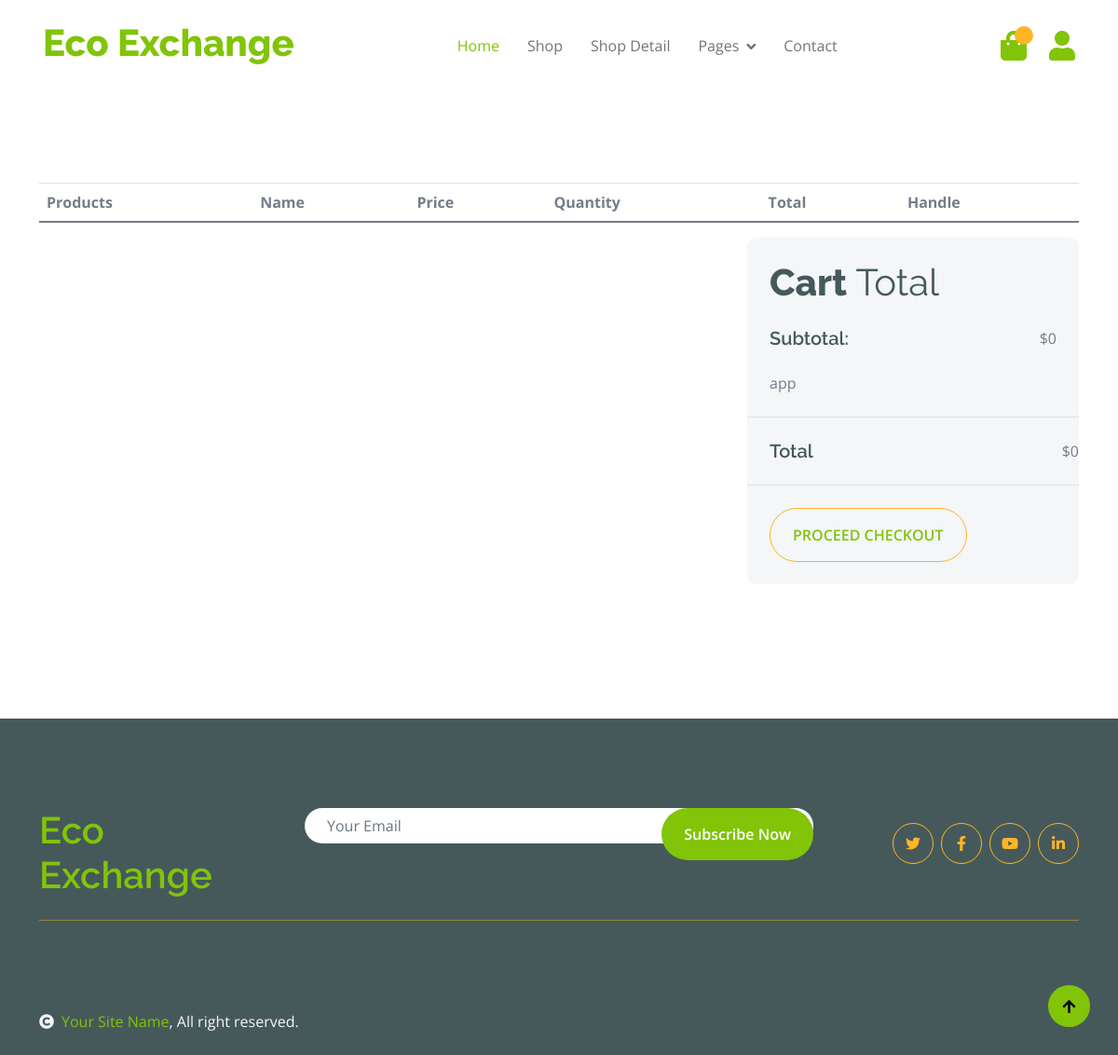
/cart_detail/ (signed in), run on an earlier commit of the app's database.
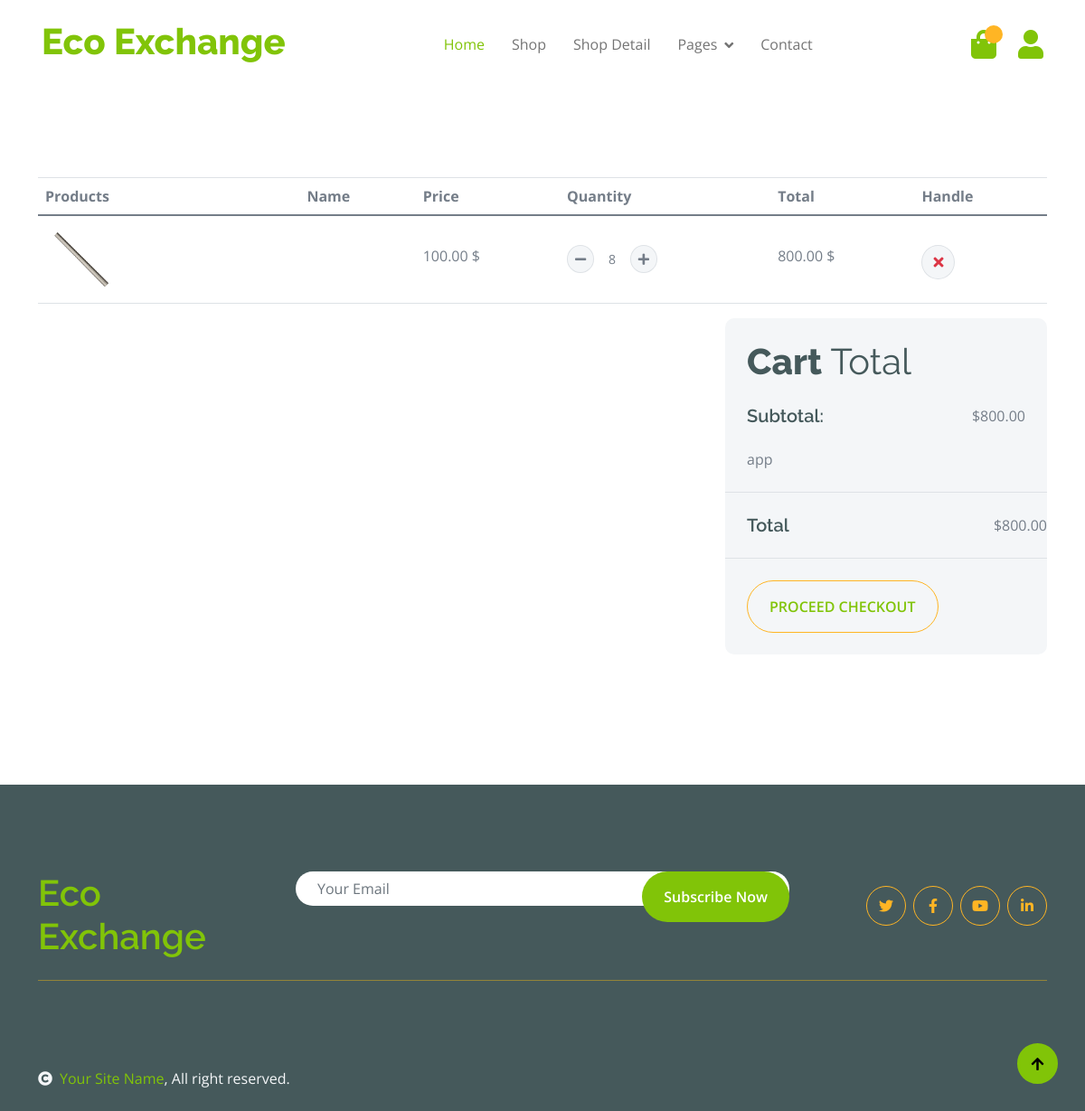
And on a later commit of the database.
### product/models.py (models this page shows, shortened)
class CartItem(models.Model):
    user = models.ForeignKey(Member, on_delete=models.CASCADE)
    product = models.ForeignKey(Product, on_delete=models.CASCADE)
    quantity = models.PositiveIntegerField(default=1)
    added_at = models.DateTimeField(auto_now_add=True)
    is_available = models.BooleanField(default=True)
    class Meta:
        unique_together = ('user', 'product')
    def __str__(self):
        return f"{self.quantity} of {self.product.product_name} for {self.user.username}"
    def get_total_price(self):
        return self.quantity * self.product.price

class Product(models.Model):
    CATEGORY_CHOICES = [
        ('PAPER', 'Paper'),
        ('PLASTIC', 'Plastic'),
        ('GLASS', 'Glass'),
        ('METAL', 'Metal'),
        ('ELECTRONICS', 'Electronics'),
        ('ORGANIC', 'Organic'),
        ('TEXTILES', 'Textiles'),
        ('BATTERIES', 'Batteries'),
        ('WOOD', 'Wood'),
        ('RUBBER', 'Rubber'),
        ('MIXED_MATERIALS', 'Mixed Materials'),
    ]
    product_id = models.AutoField(primary_key=True)
    product_name = models.CharField(max_length=255)
    product_description = models.TextField()
    image = models.ImageField(upload_to='img/')
    quantity = models.IntegerField()
    price = models.DecimalField(max_digits=10, decimal_places=2)
    category = models.CharField(max_length=50, choices=CATEGORY_CHOICES)
    user = models.ForeignKey(Member, on_delete=models.CASCADE)

### product/views.py (the view)
@login_required
def cart_detail(request):
    try:
        member = Member.objects.get(username=request.user.username)
    except Member.DoesNotExist:
        member = None
    if member:
        cart_items = CartItem.objects.filter(user=member)
        print("Cart items queryset:", cart_items.query)  # Print the SQL query for debugging
        print("Cart items:", list(cart_items))  # Print the cart items
        total_price = sum(item.get_total_price() for item in cart_items if item.is_available)
        print("Total price:", total_price)
    else:
        cart_items = []
        total_price = 0
        print("Member not found for the user")
    return render(request, 'product/cart_detail.html', {'cart_items': cart_items, 'total_price': total_price})

### product/templates/product/cart_detail.html (shortened to what this page needs)
{% extends 'product/base.html' %}
{% load static %}
{% block body %}
<div class="container-fluid py-5">
    <div class="container py-5">
        <div class="table-responsive">
            <table class="table">
                <thead>
                    <tr>
                        <th scope="col">Products</th>
                        <th scope="col">Name</th>
                        <th scope="col">Price</th>
                        <th scope="col">Quantity</th>
                        <th scope="col">Total</th>
                        <th scope="col">Handle</th>
                    </tr>
                </thead>
                <tbody id="cart-items">
                    {% for item in cart_items %}
                    <tr id="item-{{ item.id }}">
                        <th scope="row">
                            <div class="d-flex align-items-center">
                                <img src="{{ item.product.image.url }}" class="img-fluid me-5 rounded-circle" style="width: 80px; height: 80px;" alt="{{ item.product.name }}">
                            </div>
                        </th>
                        <td>
                        </td>
                        <td>
                            <p class="mb-0 mt-4">{{ item.product.price }} $</p>
                        </td>
                        <td>
                            <div class="input-group quantity mt-4" style="width: 100px;">
                                <div class="input-group-btn">
                                    <button class="btn btn-sm btn-minus rounded-circle bg-light border" data-action="decrement" data-item-id="{{ item.id }}">
                                        <i class="fa fa-minus"></i>
                                    </button>
                                </div>
                                <input type="text" class="form-control form-control-sm text-center border-0" value="{{ item.quantity }}" id="quantity-{{ item.id }}">
                                <div class="input-group-btn">
                                    <button class="btn btn-sm btn-plus rounded-circle bg-light border" data-action="increment" data-item-id="{{ item.id }}">
                                        <i class="fa fa-plus"></i>
                                    </button>
                                </div>
                            </div>
                        </td>
                        <td>
                            <p class="mb-0 mt-4" id="total-{{ item.id }}">{{ item.get_total_price }} $</p>
                        </td>
                        <td>
                            <button class="btn btn-md rounded-circle bg-light border mt-4" data-action="delete" data-item-id="{{ item.id }}">
                                <i class="fa fa-times text-danger"></i>
                            </button>
                        </td>
                    </tr>
                    {% endfor %}
                </tbody>
            </table>
        </div>
        <div class="row g-4 justify-content-end">
            <div class="col-8"></div>
            <div class="col-sm-8 col-md-7 col-lg-6 col-xl-4">
                <div class="bg-light rounded">
                    <div class="p-4">
                        <h1 class="display-6 mb-4">Cart <span class="fw-normal">Total</span></h1>
                        <div class="d-flex justify-content-between mb-4">
                            <h5 class="mb-0 me-4">Subtotal:</h5>
                            <p class="mb-0" id="subtotal">${{ total_price }}</p>
                        </div>
                        app
                    </div>
                    <div class="py-4 mb-4 border-top border-bottom d-flex justify-content-between">
                        <h5 class="mb-0 ps-4 me-4">Total</h5>
                        <p class="mb-0" id="total">${{ total_price }}</p>
                    </div>
                    <button class="btn border-secondary rounded-pill px-4 py-3 text-primary text-uppercase mb-4 ms-4" type="button">Proceed Checkout</button>
                </div>
            </div>
        </div>
    </div>
</div>
{% endblock %}

What changed in the data, as far as the page shows it:
added CartItem: product.image (picture), product.price "100.00", quantity "8", get_total_price "800.00"
Also different on the page:
{{ total_price }}: "0" → "800.00"
